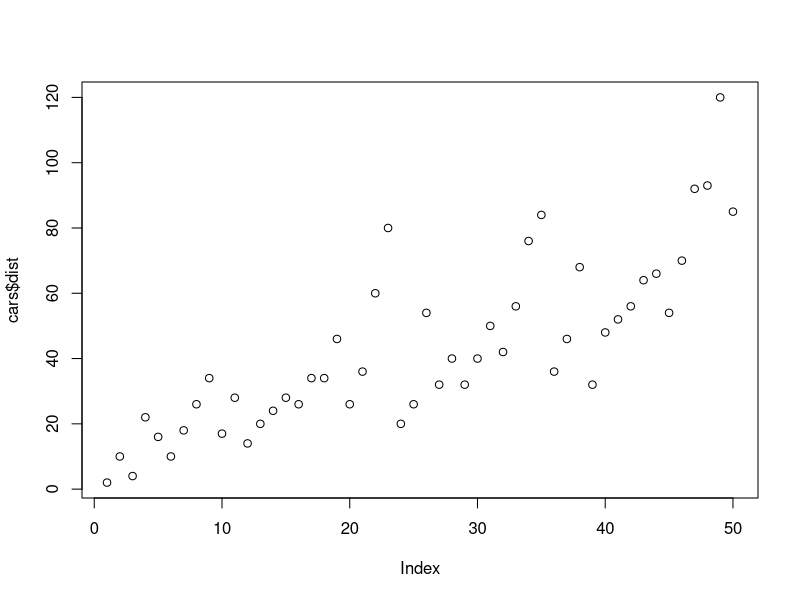
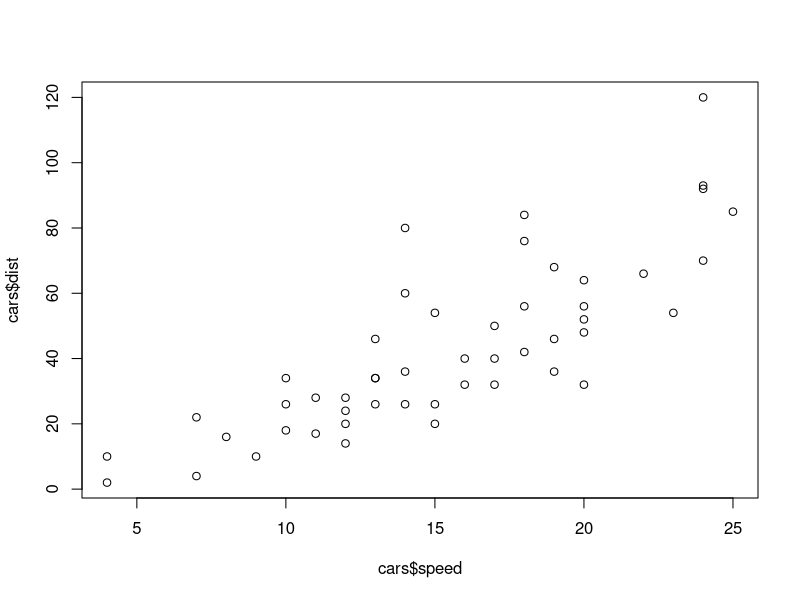

Write R code to recreate these figures, in order.
## ---- chunk 1
for(b in 1:5){print(b)}
s <- c("some", "character", "for", "the", "example")
for(i in s){print(i)}
for(indiancurry in s){print(indiancurry)} #we can use any word as the i in a for() loop
for(b in 1:5){print(s[b])}
s[3]
## ---- chunk 2
A <- 6
if(A<2){print("small")} else {print("big")}
ifelse(s!="example", " ", s)      #use ifelse() for vectors
## ---- chunk 3
help("is.numeric")
if (is.numeric(attenu$event)==TRUE){mean(attenu$event)} #calculate mean of all numeric values in column events
if (is.numeric(attenu$event)){mean(attenu$event)} else {str(attenu$event)} #calculate mean of all numeric values in column events, otherwise describe data structure
help("mean")
if(is.numeric(iris$species)){mean(iris$species)} else {str(iris$species)} 
is.na(attenu$station)         #list of T/F statements
length(is.na(attenu$station)) #this doesn't work since it counts all statements in the vector, i.e. both true and false
sum(is.na(attenu$station)) #sum of true and false gives number of missing observations since true 1 and false 0
help(sum)
## ---- chunk 4
plot(cars$dist) #create scatterplot. index and number. index is the number of the observation
cars$dist
plot(cars$speed,cars$dist) #specified the x and the y
## ---- chunk 5
help("substring") #extract or replace substrings in a character vector
fn <- "tofu"
nchar(fn)         #since tofu is a 4-letter word, nchar=4
substr(fn, 1, 2)  ##extract part of the word
substr("cooked tofu", start=1, stop=2) #extract part of the word
mystring <- "dog cat duck"
substring(mystring, c(1,5,9), c(3,7,12)) #divide into separate words
## ---- chunk 6
help(strsplit) #a space within "" in R does not signify that it is two words, the space will just be counted as one of the characters in the object
strsplit(x="cooked tofu", split= " ") #to split the "" object into two words based on space in between, break this string based on the defined separator
paste("one",2,"three", 4)
paste("one",2,"three", 4, sep=";")
help(which)
which(LETTERS == "R") #to see which element in a vector is true to be given value
which(ll <- c(TRUE, FALSE, TRUE, NA, FALSE, FALSE, TRUE)) #which means give me/return which elements in the vector are true
## ---- chunk 7
data <- c(1,2,2,3,1,2,3,3,1,2,3,3,1)
var <- factor(data)
var
levels(var)    #levels are always characters
levels(var) <- c("low", "mid", "high") #levels can be indexed and labeled
var <- factor(data)
factor(data, labels=c("I", "II", "III")) #define labels using the labels argument, which belongs to the factor() function
nlevels(var)   #how many levels are there?
class(var)
mode(var)
## ---- chunk 8
levels(b)[b]
as.numeric(levels(b)[b])  #this converts the factor to a character variable, and then to a numeric variable which looks simpler
## ---- chunk 9
lets <- sample(letters,size=100,replace=TRUE)
lets <- factor(lets)
table(lets[1:5])
table(lets[1:5,drop=TRUE]) #drop=TRUE argument removes unused levels
table(factor(lets[1:5]))   #passing the factors to the table() function does same
## ---- chunk 10
fact1 <- factor(sample(letters,size=10,replace=TRUE)) 
fact2 <- factor(sample(letters,size=10,replace=TRUE))
fact1
fact2
fact12 <- factor(c(levels(fact1)[fact1],levels(fact2)[fact2]))
fact12
